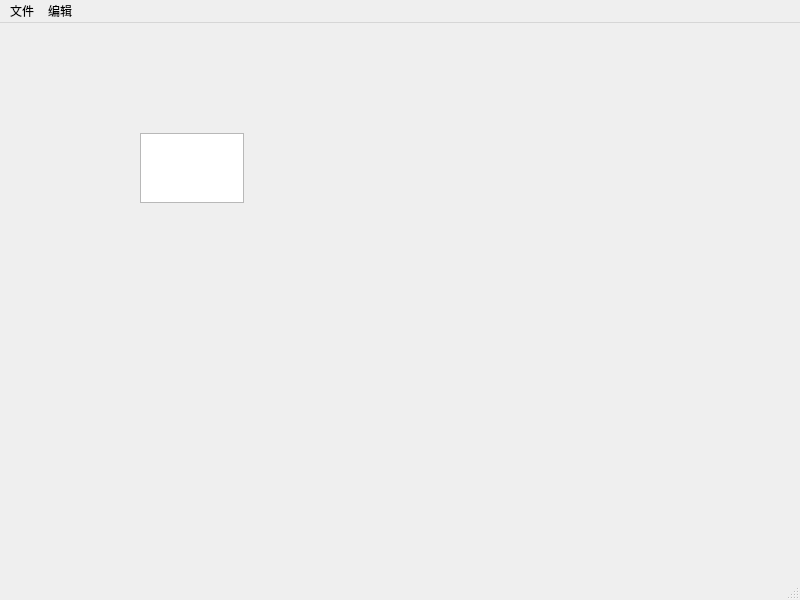
<?xml version="1.0" encoding="UTF-8"?>
<ui version="4.0">
 <class>MainWindow</class>
 <widget class="QMainWindow" name="MainWindow">
  <property name="geometry">
   <rect>
    <x>0</x>
    <y>0</y>
    <width>800</width>
    <height>600</height>
   </rect>
  </property>
  <property name="windowTitle">
   <string>MainWindow</string>
  </property>
  <widget class="QWidget" name="centralwidget">
   <widget class="QTextEdit" name="textEdit">
    <property name="geometry">
     <rect>
      <x>140</x>
      <y>110</y>
      <width>104</width>
      <height>70</height>
     </rect>
    </property>
   </widget>
  </widget>
  <widget class="QMenuBar" name="menubar">
   <property name="geometry">
    <rect>
     <x>0</x>
     <y>0</y>
     <width>800</width>
     <height>21</height>
    </rect>
   </property>
   <widget class="QMenu" name="menu">
    <property name="title">
     <string>文件</string>
    </property>
   </widget>
   <widget class="QMenu" name="menu_2">
    <property name="title">
     <string>编辑</string>
    </property>
    <addaction name="actioncopy"/>
    <addaction name="actionedit"/>
   </widget>
   <addaction name="menu"/>
   <addaction name="menu_2"/>
  </widget>
  <widget class="QStatusBar" name="statusbar"/>
  <action name="actioncopy">
   <property name="text">
    <string>copy</string>
   </property>
  </action>
  <action name="actionedit">
   <property name="text">
    <string>edit</string>
   </property>
  </action>
 </widget>
 <resources/>
 <connections/>
</ui>
